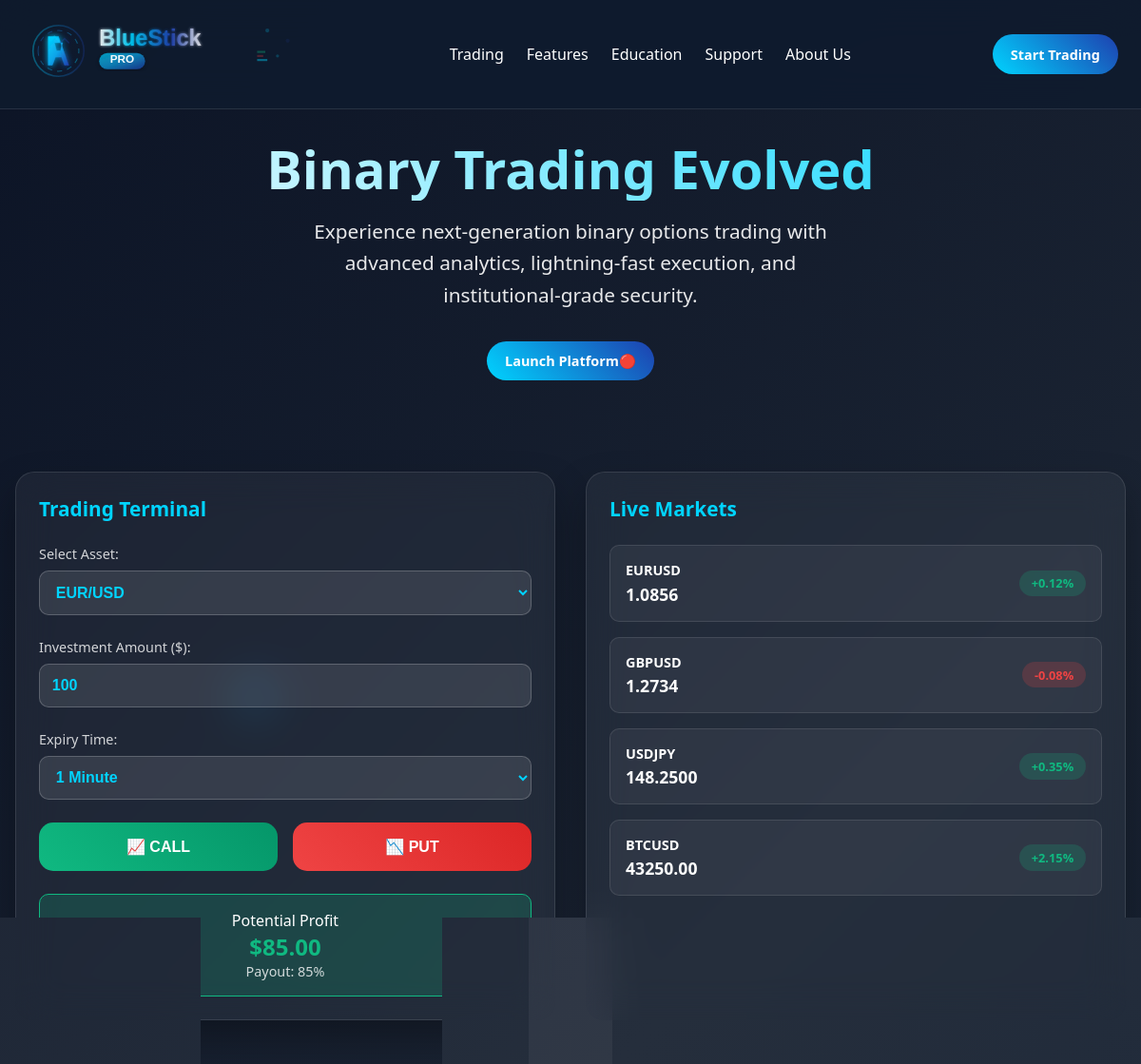
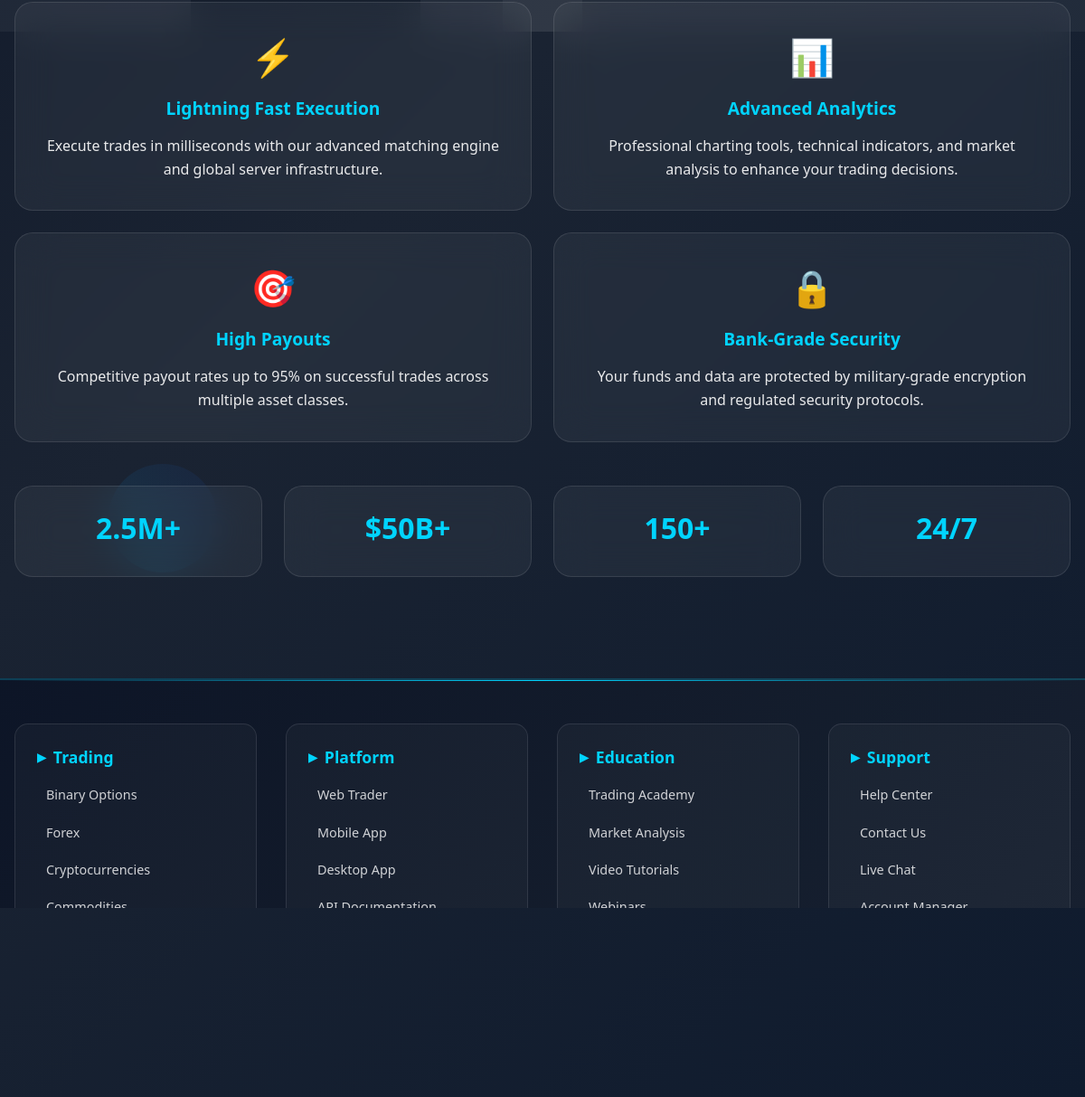
The page / on the database its author committed (2 pictures, top to bottom).
### binary/models.py (models this page shows, shortened)
class CompanyProfile(models.Model):
    name = models.CharField(max_length=50)
    email = models.EmailField()
    phone = models.CharField(max_length=50)
    address = models.CharField( max_length=50)
    logo = models.TextField()
    favicon = models.TextField()
    copyright = models.CharField(max_length=90)
    terms = models.FileField(upload_to='doc', blank=True, null=True)
    telegram = models.CharField(max_length=150, blank=True, null=True,)
    whatsapp = models.CharField(max_length=150, blank=True, null=True,)
    class Meta:
        db_table = 'CompanyProfile'
        managed = True
        verbose_name = 'CompanyProfile'
        verbose_name_plural = 'CompanyProfile'

class Feature(models.Model):
    img = models.CharField(max_length=90)
    title = models.CharField(max_length=50)
    text = models.TextField()
    class Meta:
        db_table = 'Featured'
        managed = True
        verbose_name = 'Featured'
        verbose_name_plural = 'Featured'

class Stat(models.Model):
    num = models.CharField(max_length=50)
    text = models.TextField()
    class Meta:
        db_table = 'Stat'
        managed = True
        verbose_name = 'Stat'
        verbose_name_plural = 'Stats'

### binary/views.py (the view)
# urls.py: path('',views.homepage,name='homepage'),
def homepage(request):
    context = {
    }
    return render(request, 'index.html', context)

### binary/context_processor.py (called while the page is built)
def general(request):
    t_site = CompanyProfile.objects.get(pk=1)
    featured = Feature.objects.all()
    stat = Stat.objects.all()
    context = {
    't_site': t_site,
    'featured': featured,
    'stat': stat,
    }
    return context

### binary/templates/index.html (shortened to what this page needs)
{% extends 'base.html' %}
{% load static %}
{% block header %} {% include 'header.html' %} {% endblock header %}
{% block content %}
    <main class="main-content">
        <section class="hero">
            <h1>Binary Trading Evolved</h1>
            <p>Experience next-generation binary options trading with advanced analytics, lightning-fast execution, and institutional-grade security.</p>
            <a href="{% url 'dashboard' %}" class="cta-button">Launch Platform🔴</a>
        </section>
        <section class="trading-platform" id="trading">
            <div class="trading-panel">
                <h2 class="section-title">Trading Terminal</h2>
                <div class="asset-selector">
                    <label>Select Asset:</label>
                    <select id="assetSelect">
                        <option value="EURUSD">EUR/USD</option>
                    </select>
                </div>
                <div class="investment-amount">
                    <label>Investment Amount ($):</label>
                    <input type="number" id="investAmount" value="100" min="10" max="10000">
                </div>
                <div class="asset-selector">
                    <label>Expiry Time:</label>
                    <select id="expiryTime">
                        <option value="1">1 Minute</option>
                    </select>
                </div>
                <div class="trade-buttons">
                    <button class="trade-btn call-btn" onclick="placeTrade('CALL')">
                        📈 CALL
                    </button>
                    <button class="trade-btn put-btn" onclick="placeTrade('PUT')">
                        📉 PUT
                    </button>
                </div>
                <div class="profit-display">
                    <div>Potential Profit</div>
                    <div id="profitAmount" style="font-size: 1.5rem; font-weight: bold; color: #10b981;">$85.00</div>
                    <div style="font-size: 0.9rem; opacity: 0.8;">Payout: 85%</div>
                </div>
            </div>
            <div class="market-data">
                <h2 class="section-title">Live Markets</h2>
                <div class="market-pairs" id="marketPairs">
                </div>
            </div>
        </section>
        <section class="features" id="features">
            {% if featured %}
                {% for ft in featured %}
                <div class="feature-card">
                    <div class="feature-icon">{{ft.img}}</div>
                    <h3>{{ft.title|title}}</h3>
                    <p>{{ft.text}}</p>
                </div>
                {% endfor %}
            {% endif %}
        </section>
        <section class="stats">
            {% if stat %}
                {% for st in stat %}
                <div class="stat-item">
                    <div class="stat-number">{{st.num}}</div>
                </div>
                {% endfor %}
            {% endif %}
        </section>
    </main>
{% endblock content %}
{% block footer %} {% include 'footer.html' %} {% endblock footer %}

### binary/templates/header.html (shortened to what this page needs)
<div class="floating-element"></div>
<div class="floating-element"></div>
<header class="header">
    <nav class="nav">
        <div class="logo">
            {{t_site.logo|safe}}
        </div>
        <ul class="nav-links">
            <li><a href="#trading">Trading</a></li>
            <li><a href="#features">Features</a></li>
            <li><a href="{% url 'education' %}">Education</a></li>
            <li><a href="{% url 'support' %}">Support</a></li>
            <li><a href="{% url 'about' %}">About Us</a></li>
        </ul>
        <a href="{% url 'register' %}" class="cta-button">Start Trading</a>
    </nav>
</header>

### binary/static/css/index.css (style rules this page uses)
* { margin: 0; padding: 0; box-sizing: border-box; }
body { font-family: 'Segoe UI', Tahoma, Geneva, Verdana, sans-serif; background: linear-gradient(135deg, #0c1426 0%, #1a2332 50%, #0f1b2e 100%); color: #ffffff; overflow-x: hidden; min-height: 100vh; }
.main-content { margin-top: 80px; padding: 1rem; max-width: 1400px; margin-left: auto; margin-right: auto; }
.hero { text-align: center; padding: 3rem 0; position: relative; animation: fadeInUp 0.8s ease-out; }
.hero h1 { font-size: 2.5rem; margin-bottom: 1rem; background: linear-gradient(45deg, #ffffff, #00d4ff); -webkit-background-clip: text; -webkit-text-fill-color: transparent; background-clip: text; line-height: 1.2; }
.hero p { font-size: 1.1rem; margin-bottom: 2rem; opacity: 0.9; max-width: 600px; margin-left: auto; margin-right: auto; line-height: 1.6; }
.trading-platform { display: grid; grid-template-columns: 1fr; gap: 2rem; margin: 3rem 0; }
.trading-panel, .market-data { background: rgba(255, 255, 255, 0.05); backdrop-filter: blur(20px); border: 1px solid rgba(255, 255, 255, 0.1); border-radius: 20px; padding: 1.5rem; box-shadow: 0 20px 40px rgba(0, 0, 0, 0.3); animation: slideIn 0.6s ease-out; }
.section-title { font-size: 1.3rem; margin-bottom: 1.5rem; color: #00d4ff; }
.asset-selector, .investment-amount { margin-bottom: 1.5rem; }
.asset-selector label, .investment-amount label { display: block; margin-bottom: 0.5rem; font-size: 0.9rem; opacity: 0.8; }
.asset-selector select, .investment-amount input { width: 100%; padding: 0.8rem; background: rgba(255, 255, 255, 0.1); border: 1px solid rgba(255, 255, 255, 0.2); border-radius: 10px; color: #00d4ff; font-size: 1rem; transition: border-color 0.3s ease; font-weight: 900; }
.trade-buttons { display: grid; grid-template-columns: 1fr 1fr; gap: 1rem; margin-bottom: 1.5rem; }
.trade-btn { padding: 1rem; border: none; border-radius: 15px; font-size: 1rem; font-weight: bold; cursor: pointer; transition: all 0.3s ease; }
.call-btn { background: linear-gradient(45deg, #10b981, #059669); color: white; }
.put-btn { background: linear-gradient(45deg, #ef4444, #dc2626); color: white; }
.profit-display { background: rgba(16, 185, 129, 0.2); border: 1px solid #10b981; border-radius: 10px; padding: 1rem; text-align: center; }
.market-pairs { display: grid; gap: 1rem; }
.features { display: grid; grid-template-columns: 1fr; gap: 1.5rem; margin: 3rem 0; }
.feature-card { background: rgba(255, 255, 255, 0.05); backdrop-filter: blur(20px); border: 1px solid rgba(255, 255, 255, 0.1); border-radius: 20px; padding: 2rem; text-align: center; transition: transform 0.3s ease; animation: fadeInUp 0.6s ease-out; }
.feature-icon { font-size: 2.5rem; margin-bottom: 1rem; }
.feature-card h3 { color: #00d4ff; margin-bottom: 1rem; font-size: 1.2rem; }
.feature-card p { line-height: 1.6; opacity: 0.9; }
.stats { display: grid; grid-template-columns: repeat(2, 1fr); gap: 1.5rem; margin: 3rem 0; text-align: center; }
.stat-item { background: rgba(255, 255, 255, 0.05); backdrop-filter: blur(20px); border: 1px solid rgba(255, 255, 255, 0.1); border-radius: 20px; padding: 1.5rem; transition: transform 0.3s ease; }
.stat-number { font-size: 2rem; font-weight: bold; color: #00d4ff; margin-bottom: 0.5rem; }

### rows shown on the page
CompanyProfile: logo "BlueStick PRO"
Feature: img "⚡", title "Lightning Fast Execution", text "Execute trades in milliseconds with our advanced matching engine and global server infrastructure."
Feature: img "📊", title "Advanced Analytics", text "Professional charting tools, technical indicators, and market analysis to enhance your trading decisions."
Feature: img "🎯", title "High Payouts", text "Competitive payout rates up to 95% on successful trades across multiple asset classes."
Feature: img "🔒", title "Bank-Grade Security", text "Your funds and data are protected by military-grade encryption and regulated security protocols."
Stat: num "2.5M+"
Stat: num "$50B+"
Stat: num "150+"
Stat: num "24/7"
